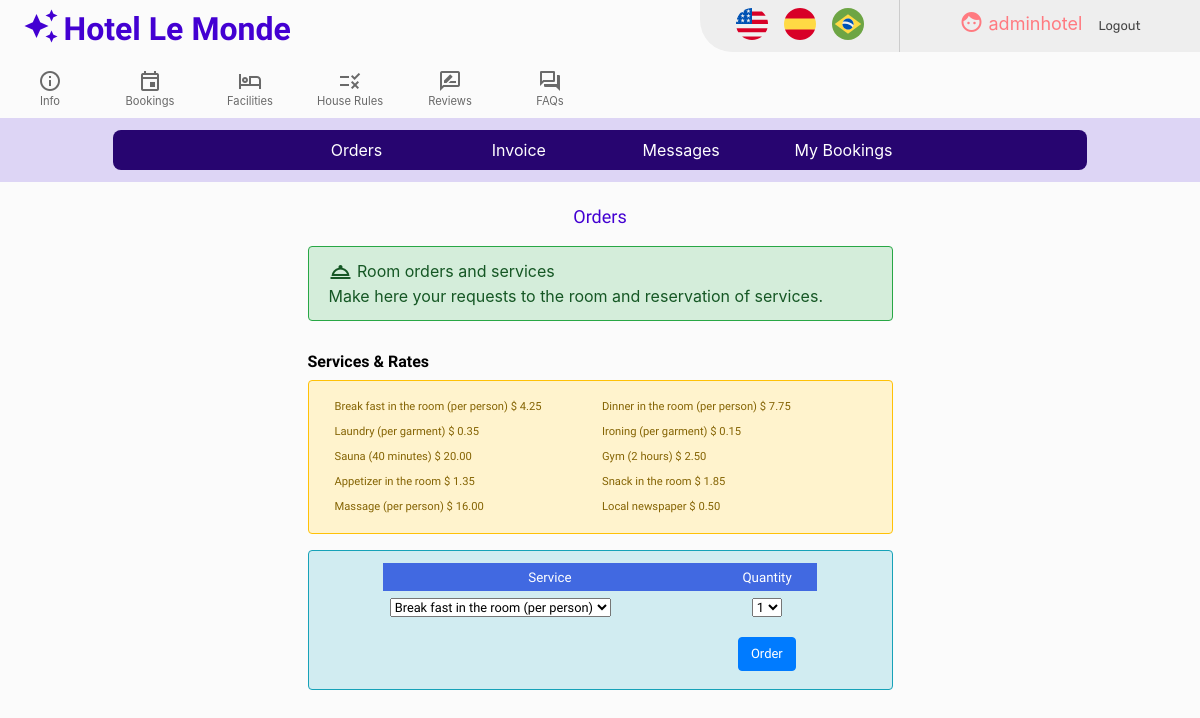
Screenshot of /orders (signed in) with the database file from the repository.
### hotel/models.py (models this page shows, shortened)
class User(AbstractUser):
       def __str__(self):
        return f"{self.username}"

class Services(models.Model):
       description = models.CharField(max_length=64, blank=False)
       description_es = models.CharField(max_length=64, blank=False)
       description_pt = models.CharField(max_length=64, blank=False)
       message = models.CharField(max_length=512, blank=False, default='Service request received')
       message_es = models.CharField(max_length=512, blank=False, default='Solicitud recibida')
       message_pt = models.CharField(max_length=512, blank=False, default='Pedido recebido')
       rate = models.DecimalField(blank=False, max_digits=6, decimal_places=2)

### hotel/views.py (the view)
# urls.py: path("orders", views.orders, name="orders"),
@csrf_exempt
@login_required
def orders(request):
    current_services = Services.objects.all().exclude(description='Rooms')
    is_guest = Guests.objects.filter(guest=request.user).exists()
    return render(request, "hotel/orders.html", {'current_services': current_services,
                                                 'is_guest': is_guest})

### hotel/templates/hotel/orders.html (shortened to what this page needs)
{% extends "hotel/layout.html" %}
{% load i18n %}
{% load static %}
{% block body %}
<div class="row">
    <div class="col-lg-12 col-sm-12 orders-title">
    {% translate 'Orders' %}
    </div>
</div>
<div class="row">
    <div class="col-lg-3 col-sm-12">
    </div>
    <div class="col-lg-6 col-sm-12">
     <div class="alert alert-success border border-success orders-info">
       <div class="orders-info-strong">
        <i class="material-icons-outlined orders-info-icon" id="orders-icon">room_service</i>
             {% translate 'Room orders and services' %} </div>
       <div class="orders-info-normal"> {% translate 'Make here your requests to the room and reservation of services.' %} </div>
     </div>
     <div class="orders-rates-title">
        {% translate 'Services & Rates' %}
     </div>
     <div class="alert alert-warning border border-warning booking-info">
            <div class="orders-grid">
              {% get_current_language as LANGUAGE_CODE %}
              {% for service in current_services %}
              <div class="orders-grid-item">
                {% if LANGUAGE_CODE == 'en' %}
                {{ service.description }}
                {% endif %}
                $ {{service.rate}}</div>
              {% endfor %}
            </div>
      </div>
      {% if is_guest %}
      <div class="alert alert-info border border-info" id="orders-div">
        <table id="orders-table">
          <thead>
            <tr>
              <th scope="col">{% translate 'Service' %}</th>
              <th scope="col">{% translate 'Quantity' %}</th>
            </tr>
          </thead>
          <tbody>
            <tr>
              <td>
                {% if user.is_authenticated %}
                 <select id="orders-select">
                  {% for service in current_services %}
                    <option value='{{ service.id }}'>
                                  {% if LANGUAGE_CODE == 'en' %}
                                  {{ service.description }}
                                  {% endif %}
                    </option>
                  {% endfor %}
                 </select>
                {% endif %}
              </td>
              <td>
                <select id="orders-amount">
                  <option value='1'>1</option>
                </select>
            </td>
            </tr>
            <tr>
              <td> </td>
              {% if user.is_authenticated %}
              <td> <button type="button" id="btn-orders" class="btn btn-primary btn-orders" > {% translate 'Order' %} </button></td>
              {% endif %}
            </tr>
          </tbody>
        </table>
      </div>
      {% else %}
      <div class="alert alert-danger border border-danger orders-terms">
        &bull;&nbsp;{% translate 'You must Check-In in order to use the services.' %}
      </div>
      {% endif %}
    </div>
    <div class="col-lg-3 col-sm-12">
    </div>
 </div>
{% endblock %}

### hotel/templates/hotel/layout.html (shortened to what this page needs)
{% load static %}
{% load i18n %}
<!DOCTYPE html lang="en">
<html>
    <head>
        <link rel="stylesheet" href="https://stackpath.bootstrapcdn.com/bootstrap/4.4.1/css/bootstrap.min.css">
        <link href="{% static 'hotel/styles.css' %}" rel="stylesheet">
    </head>
    <body>
        <div class="container-fluid" id="container-header-div">
            <div class="row cabecera">
                <div class="col-lg-4 col-sm-6">
                    <a href="{% url 'index' %}" ><i class="material-icons" id="logo">auto_awesome</i>
                    <text class="logo">Hotel Le Monde</text></a>
                </div>
                <div class="col-lg-3 col-sm-12" id="space-div">
                </div>
                <div  class="col-lg-2 col-sm-6" id="autogestion-bar-div">
                    <span class="autogestion-item">
                     <form action="{% url 'set_language' %}" method="post" class="language">{% csrf_token %}
                           <input type="image" name="submit" src="/static/images/usc.svg" />
                     </form>
                    </span>
                    <span class="autogestion-item">
                    <form action="{% url 'set_language' %}" method="post" class="language">{% csrf_token %}
                            <input type="image" name="submit" src="/static/images/esc.svg" />
                    </form>
                    </span>
                    <span class="autogestion-item">
                    <form action="{% url 'set_language' %}" method="post" class="language">{% csrf_token %}
                            <input type="image" name="submit" src="/static/images/brc.svg" />
                    </form>
                    </span>
                </div>
                <div  class="col-lg-3 col-sm-12" id="name-actions-div">
                {% if user.is_authenticated %}
                    <div id="user-authenticated">
                    <span class="autogestion-item">
                        <i class="material-icons icono"> face </i> {{ user.username }}
                    </span>
                    </div>
                {% endif %}
                {% if user.is_authenticated %}
                    <span class="autogestion-item">
                        <a href="{% url 'logout' %}">{% translate 'Logout' %}</a>
                    </span>
                {% endif %}
            </div>
        </div>
        <div class="row cabecera" id="header-info-row">
            <div class="col-lg-1 col-sm-3 header-info-col">
                <a href="{% url 'info' %}">
                <div class="header-info-links">
                <div class="material-icons-outlined header-info-icons">info</div>
                <div>{% translate 'Info' %}</div>
                </div>
                </a>
            </div>
            <div class="col-lg-1 col-sm-3 header-info-col">
                <a href="{% url 'bookings' %}">
                <div class="header-info-links">
                <div class="material-icons-outlined header-info-icons">event</div>
                <div>{% translate 'Bookings' %}</div>
                </div>
                </a>
            </div>
            <div class="col-lg-1 col-sm-3 header-info-col">
                <a href="{% url 'facilities' %}">
                <div class="header-info-links">
                <div class="material-icons-outlined header-info-icons">hotel</div>
                <div>{% translate 'Facilities' %}</div>
                </div>
                </a>
            </div>
            <div class="col-lg-1 col-sm-3 header-info-col">
                <a href="{% url 'houserules' %}">
                <div class="header-info-links">
                <div class="material-icons-outlined header-info-icons">rule</div>
                <div>{% translate 'House Rules' %}</div>
                </div>
                </a>
            </div>
            <div class="col-lg-1 col-sm-3 header-info-col">
                <a href="{% url 'reviews' %}">
                <div class="header-info-links">
                <div class="material-icons-outlined header-info-icons">rate_review</div>
                <div>{% translate 'Reviews' %}</div>
                </div>
                </a>
            </div>
            <div class="col-lg-1 col-sm-3 header-info-col">
                <a href="{% url 'faqs' %}">
                <div class="header-info-links">
                <div class="material-icons-outlined header-info-icons">question_answer</div>
                <div>{% translate 'FAQs' %}</div>
                </div>
                </a>
            </div>
        </div>
        <div class="row cabecera" id="header-option-row">
            <div class="col-lg-12 col-sm-12 header-options-col">
                {% if user.is_authenticated %}
                <div class="row">
                <div class="col-lg-2 sm-4 header-options-col-item" id="col-item-1"></div>
                <div class="col-lg-2 sm-4 header-options-col-item" id="col-item-2"><a href="{% url 'orders' %}" class="header-bookings-link">{% translate 'Orders' %}</a></div>
                <div class="col-lg-2 sm-4 header-options-col-item" id="col-item-3"><a href="{% url 'invoice' %}" class="header-bookings-link">{% translate 'Invoice' %}</a></div>
                <div class="col-lg-2 sm-4 header-options-col-item" id="col-item-4"><a href="{% url 'messages' %}" class="header-bookings-link">{% translate 'Messages' %}</a></div>
                <div class="col-lg-2 sm-4 header-options-col-item" id="col-item-5"><a href="{% url 'mybookings' %}" class="header-bookings-link">{% translate 'My Bookings' %}</a></div>
                <div class="col-lg-2 sm-4 header-options-col-item" id="col-item-6"></div>
                </div>
                {% endif %}
            </div>
        </div>
            {% block body %}
            {% endblock %}
        </div>
    </body>
</html>

### hotel/static/hotel/styles.css (style rules this page uses)
body { background-color: #FBFBFB !important; padding: 0; overflow-x: hidden; overflow-y: scroll; }
#container-header-div { padding: 0 }
.cabecera { justify-content:baseline; padding: 0 0 8px; margin: 0; align-items: stretch; }
#logo { cursor: pointer; color: #4300D2; font-size: 36px; vertical-align:text-bottom; padding: 8px 0 0 8px; }
.logo { font-family: 'Comfortaa', cursive; font-size: xx-large; font-weight: bold; cursor: pointer; color: #4300D2; }
.icono { vertical-align:text-bottom; }
#logo-div, #space-div, #name-actions-div { padding-top: 8px; }
@media only screen and (min-width: 768px) { #autogestion-bar-div { background-color: #EEE; border-bottom-left-radius: 32px; border-right: solid 1px #cccccc; padding-right: 8px; padding-left: 8px; display: inline-flex; justify-content: center; height: 52px; } }
#name-actions-div { background-color: #EEE; display: inline-flex; justify-content: center; height: 52px; }
.autogestion-item { padding: 8px 8px; }
.autogestion-item a { font-family: 'Rubik', sans-serif; font-size:0.8rem; color: #444; }
.autogestion-item input[type="image"] { padding-right: 16px; height: 32px; }
#user-authenticated { padding-top: 2px; font-size: large; color: #FF7A80; }
.language { height: 32px; width: 32px; display: block; cursor: pointer; }
#header-info-row { padding-top: 8px; }
.header-info-links { display:block; font-size: 0.7rem; text-align: center; color: dimgray; }
.header-info-icons { font-size: 24px; }
.header-options-col { background-color: #DDD5F5; padding: 12px 128px; }
.header-options-col-item { font-size: 16px; font-weight: normal; color: white; background-color: #270570; text-align: center; padding: 8px 0; cursor: pointer; }
a.header-bookings-link { color: white; }
@media only screen and (min-width: 768px) { #col-item-1 { border-top-left-radius: 8px; border-bottom-left-radius: 8px; } }
@media only screen and (min-width: 768px) { #col-item-6 { border-top-right-radius: 8px; border-bottom-right-radius: 8px; } }
.booking-title, .orders-title, .invoice-title, .messages-title, .reviews-title { font-family: 'Comfortaa', cursive; font-size: large; font-weight: normal; color: #4300D2; text-align: center; padding-top: 0.8rem; padding-bottom: 1rem; }
.booking-info, .order-info { font-family: 'Comfortaa', cursive; }
.booking-availability-title, .orders-rates-title { font-family: 'Comfortaa', cursive; font-size: medium; font-weight: bold; color: black; text-align: left; padding-top: 0.8rem; padding-bottom: 0.4rem; }
.booking-btn, .btn-orders { font-size: small; margin-top: 8px; }
#orders-icon { vertical-align: middle; }
.orders-grid { display: grid; padding: 4px; grid-column-gap: 0px; grid-row-gap: 4px; grid-template-columns: 50% 50%; align-items: left; }
.orders-grid-item { font-size: 0.7rem; padding: 2px; text-align: left; }
#orders-select { font-family: 'Comfortaa', cursive; font-size: 0.8rem; font-weight: normal; }
#orders-table { table-layout:auto; border-style: none; border-collapse: collapse; width: 80%; margin-left: 10%; }
#orders-table thead th { font-family: 'Comfortaa', cursive; font-size: smaller; font-weight: normal; padding: 0.4rem; border-left: 1px solid royalblue; text-align: center; color: white; background-color:royalblue }
#orders-table tbody td { font-family: 'Comfortaa', cursive; font-size: small; font-weight: normal; padding: 0.4rem; text-align: center; color: #444 }
#orders-table tbody td:first-child { text-align: left; font-size: smaller; }

### rows the page displays
User: username "adminhotel"
Services: description "Break fast in the room (per person)", rate "4.25"
Services: description "Dinner in the room (per person)", rate "7.75"
Services: description "Laundry (per garment)", rate "0.35"
Services: description "Ironing (per garment)", rate "0.15"
Services: description "Sauna (40 minutes)", rate "20.00"
Services: description "Gym (2 hours)", rate "2.50"
Services: description "Appetizer in the room", rate "1.35"
Services: description "Snack in the room", rate "1.85"
Services: description "Massage (per person)", rate "16.00"
Services: description "Local newspaper", rate "0.50"

### other values shown
form field value "Break fast in the room (per person)"
